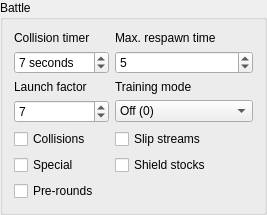
                                  <widget class="QGroupBox" name="groupBox_26">
                                   <property name="title">
                                    <string>Battle</string>
                                   </property>
                                   <layout class="QGridLayout" name="gridLayout_54">
                                    <item row="4" column="0">
                                     <widget class="QLabel" name="label_53">
                                      <property name="text">
                                       <string>Launch factor</string>
                                      </property>
                                     </widget>
                                    </item>
                                    <item row="4" column="1">
                                     <widget class="QLabel" name="label_50">
                                      <property name="text">
                                       <string>Training mode</string>
                                      </property>
                                     </widget>
                                    </item>
                                    <item row="10" column="0">
                                     <widget class="QCheckBox" name="Battle_preroundCheckbox">
                                      <property name="text">
                                       <string>Pre-rounds</string>
                                      </property>
                                     </widget>
                                    </item>
                                    <item row="8" column="0">
                                     <widget class="QCheckBox" name="Battle_collisionsCheckbox">
                                      <property name="text">
                                       <string>Collisions</string>
                                      </property>
                                     </widget>
                                    </item>
                                    <item row="9" column="1">
                                     <widget class="QCheckBox" name="Battle_shieldstocksCheckbox">
                                      <property name="text">
                                       <string>Shield stocks</string>
                                      </property>
                                     </widget>
                                    </item>
                                    <item row="1" column="0">
                                     <widget class="QSpinBox" name="Battle_collisiontimerInput">
                                      <property name="suffix">
                                       <string> seconds</string>
                                      </property>
                                      <property name="minimum">
                                       <number>1</number>
                                      </property>
                                      <property name="maximum">
                                       <number>105</number>
                                      </property>
                                      <property name="value">
                                       <number>7</number>
                                      </property>
                                     </widget>
                                    </item>
                                    <item row="9" column="0">
                                     <widget class="QCheckBox" name="Battle_specialCheckbox">
                                      <property name="text">
                                       <string>Special</string>
                                      </property>
                                     </widget>
                                    </item>
                                    <item row="5" column="0">
                                     <widget class="QSpinBox" name="Battle_launchfactorInput">
                                      <property name="minimum">
                                       <number>1</number>
                                      </property>
                                      <property name="maximum">
                                       <number>20</number>
                                      </property>
                                      <property name="value">
                                       <number>7</number>
                                      </property>
                                     </widget>
                                    </item>
                                    <item row="5" column="1">
                                     <widget class="QComboBox" name="Battle_trainingCombobox">
                                      <property name="currentIndex">
                                       <number>0</number>
                                      </property>
                                      <item>
                                       <property name="text">
                                        <string>Off (0)</string>
                                       </property>
                                      </item>
                                      <item>
                                       <property name="text">
                                        <string>Spawn Tails doll (1)</string>
                                       </property>
                                      </item>
                                      <item>
                                       <property name="text">
                                        <string>??? (2)</string>
                                       </property>
                                      </item>
                                     </widget>
                                    </item>
                                    <item row="8" column="1">
                                     <widget class="QCheckBox" name="Battle_slipstreamsheckbox">
                                      <property name="text">
                                       <string>Slip streams</string>
                                      </property>
                                     </widget>
                                    </item>
                                    <item row="0" column="0">
                                     <widget class="QLabel" name="label_52">
                                      <property name="text">
                                       <string>Collision timer</string>
                                      </property>
                                     </widget>
                                    </item>
                                    <item row="0" column="1">
                                     <widget class="QLabel" name="label_54">
                                      <property name="text">
                                       <string>Max. respawn time</string>
                                      </property>
                                     </widget>
                                    </item>
                                    <item row="1" column="1">
                                     <widget class="QSpinBox" name="Battle_maxrespawntimeInput">
                                      <property name="minimum">
                                       <number>3</number>
                                      </property>
                                      <property name="maximum">
                                       <number>30</number>
                                      </property>
                                      <property name="value">
                                       <number>5</number>
                                      </property>
                                     </widget>
                                    </item>
                                   </layout>
                                  </widget>
